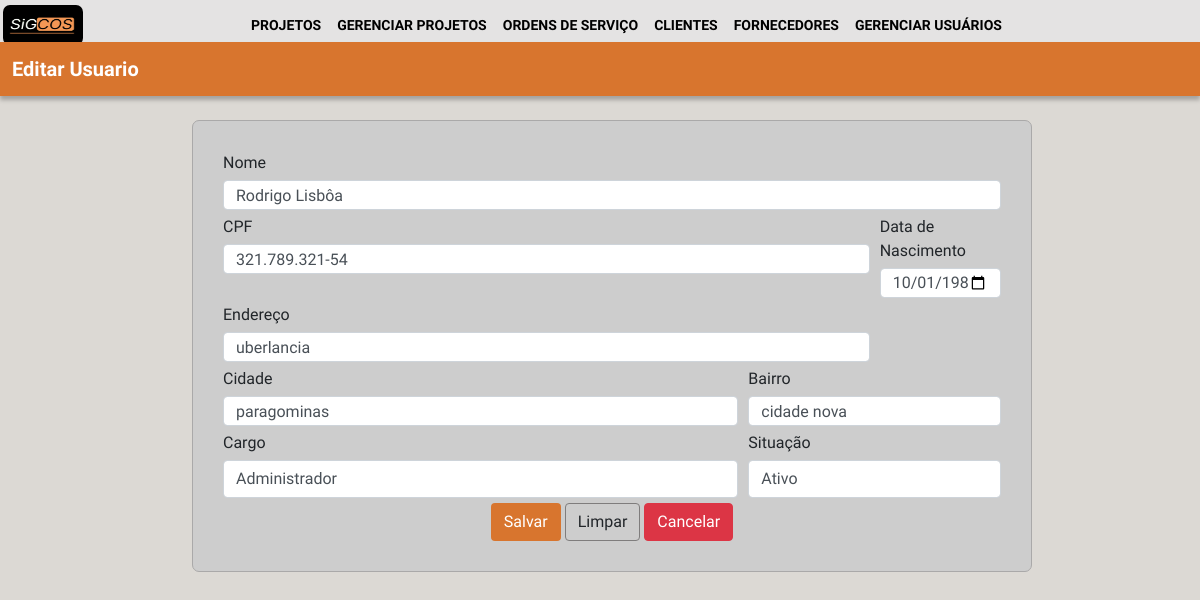
The app's page /usuario/4 (signed in), older data.
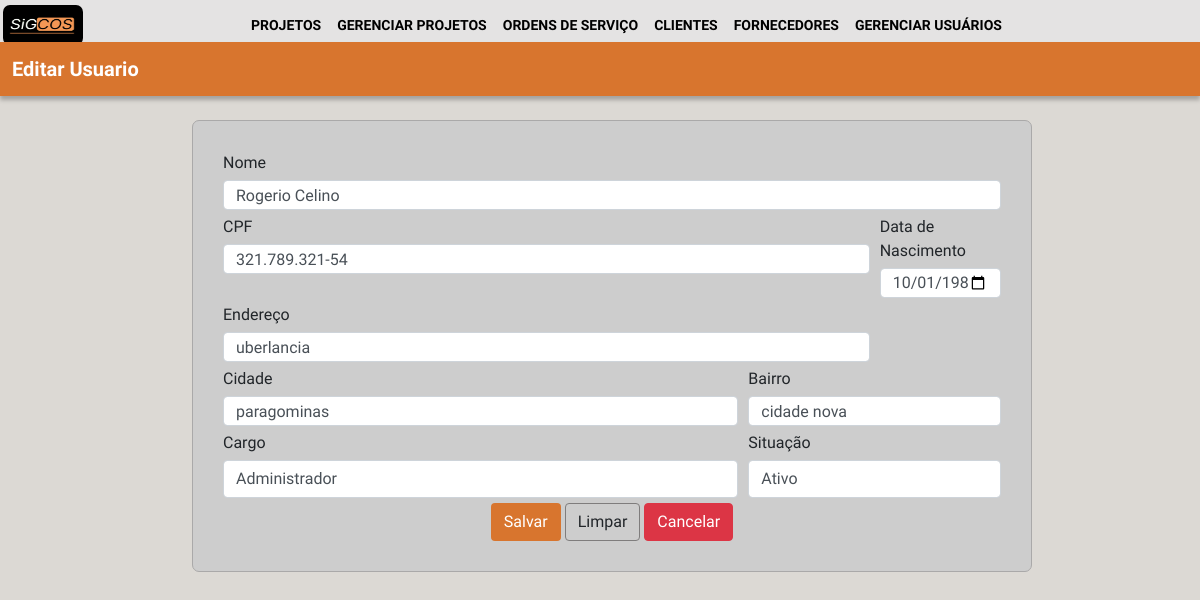
The same page, newer data.
### login/models.py (models this page shows, shortened)
class funcionarios(models.Model):
    nome = models.CharField(max_length=255)
    cpf = models.CharField(max_length=20)
    endereço = models.CharField(max_length=255)
    cargo = models.CharField(max_length=255)
    data_nascimento = models.CharField(max_length=20)
    cidade = models.CharField(max_length=255)
    bairro = models.CharField(max_length=255)
    situação = models.CharField(max_length=10)
    criado_em = models.DateTimeField(auto_now_add=True)
    atualizado_em = models.DateTimeField(auto_now=True)

### login/views.py (the view)
# urls.py: path('usuario/<int:id>', view_usuario, name = 'view_usuario'),
@group_required("administrador", "diretor")
def view_usuario(request, id):
    usuario = get_object_or_404(funcionarios, pk=id)
    form_usuario = FuncionarioForm(instance = usuario)
    def is_adm(user):
        return user.groups.filter(name='administrador').exists()
    if (request.method == "POST"):
        form_usuario = FuncionarioForm(request.POST, instance = usuario)
        if form_usuario.is_valid() and is_adm(request.user):
            form_usuario.save()
            return redirect(lista_usuarios)
        else:
            return redirect(autentic_necessaria)
    else:
        return render(request, 'projetos/usuario.html', {'form_usuario':form_usuario, 'usuario' : usuario})

### login/autentic.py (called while the page is built)
def group_required(*group_names):
    def in_groups(u):
        if u.is_authenticated:
            if bool(u.groups.filter(name__in=group_names)) | u.is_superuser:
                return True
        return False
    return user_passes_test(in_groups, login_url='autentic_necessaria')

### login/templates/projetos/usuario.html (shortened to what this page needs)
{% extends 'base.html' %}
{% load static %}
{% block content %}
<link rel="stylesheet" href="https://cdn.jsdelivr.net/npm/bootstrap@4.0.0/dist/css/bootstrap.min.css">
<link rel="stylesheet" href="{% static 'css/crud_usuarios.css' %}">
<body>
    <div class="retangulo fixed-top" style="margin-top: 3.5%;">
        <div id="ret1">Editar Usuario </div>
    </div>
    <div class="conteiner" style="margin-top: 10%;">
        <form action="" method="post">
            <div class="form-row">
                <div class="col-md-12">
                    <label for="nome" class="form-label">Nome</label>
                    {{ form_usuario.nome}}
                </div>
                <div class="col-md-10">
                    <label for="cpf" class="form-label">CPF</label>
                    {{ form_usuario.cpf}}
                </div>
                <div class="col-md-2">
                    <label for="data_nasc" class="form-label">Data de Nascimento</label>
                    {{ form_usuario.data_nascimento}}
                </div>
                <div class="col-md-10">
                    <label for="endereco" class="form-label">Endereço</label>
                    {{ form_usuario.endereço}}
                </div>
                <div class="col-md-8">
                    <label for="cidade" class="form-label">Cidade</label>
                    {{ form_usuario.cidade}}
                </div>
                <div class="col-md-4">
                    <label for="bairro" class="form-label">Bairro</label>
                    {{ form_usuario.bairro}}
                </div>
                <div class="col-md-8">
                    <label for="cargo" class="form-label">Cargo</label>
                    {{ form_usuario.cargo}}
                </div>
                <div class="col-md-4">
                    <label for="situação" class="form-label">Situação</label>
                    {{ form_usuario.situação}}
                </div>
                <div class="col-md-12">
                    <div class="buttons">
                        <button type = "submit" id="btnAdc" class="btn btn-laranja">Salvar</button>
                        <button id="btnLimp" class="btn btn-cinza">Limpar</button>
                        <button id="btnCanc" class="btn btn-danger">Cancelar</button>
                    </div>
                </div>
            </div>
        </form>
    </div>
</body>
{% endblock%}

Row changes from the older to the newer data that the page shows:
changed funcionarios "uberlancia": nome "Rodrigo Lisbôa" → "Rogerio Celino"
